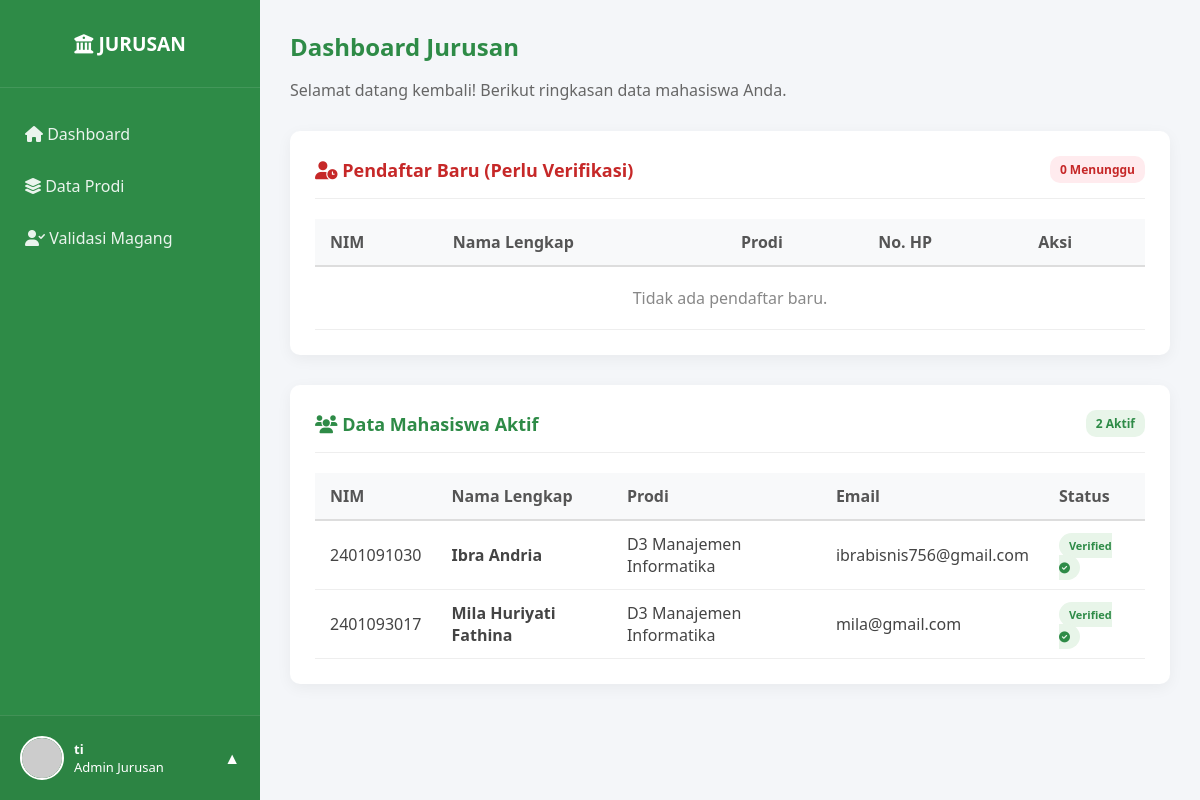
Page /dashboard/dashboard_jurusan.php (signed in) on the committed database.
### tables this page shows
CREATE TABLE `mahasiswa` (
  `id_mahasiswa` int(11) NOT NULL,
  `id_user` int(11) NOT NULL,
  `nim` varchar(100) NOT NULL,
  `nama_lengkap` varchar(150) NOT NULL,
  `tanggal_lahir` date NOT NULL,
  `jenis_kelamin` enum('laki-laki','perempuan') NOT NULL,
  `alamat` text NOT NULL,
  `id_jurusan` int(11) NOT NULL,
  `id_prodi` int(11) NOT NULL,
  `angkatan` year(4) NOT NULL,
  `kelas` varchar(50) NOT NULL,
  `email` varchar(150) NOT NULL,
  `no_hp` varchar(20) NOT NULL,
  `create_at` datetime NOT NULL
);

CREATE TABLE `prodi` (
  `id_prodi` int(11) NOT NULL,
  `id_jurusan` int(11) NOT NULL,
  `nama_prodi` varchar(100) NOT NULL,
  `status` enum('aktif','tidak aktif') NOT NULL
);

CREATE TABLE `users` (
  `id_user` int(11) NOT NULL,
  `username` varchar(100) NOT NULL,
  `email` varchar(150) NOT NULL,
  `password` varchar(255) NOT NULL,
  `created_at` datetime NOT NULL,
  `update_at` datetime NOT NULL,
  `roles` enum('super_admin','admin_jurusan','mahasiswa','perusahaan') NOT NULL,
  `foto` varchar(255) NOT NULL,
  `no_hp` varchar(20) NOT NULL,
  `status` enum('Pending','Verified','Rejected') NOT NULL
);

### dashboard/dashboard_jurusan.php (the view, shortened to what this page needs)
<?php
require_once '../templates/header_jurusan.php';
$id_user_admin = $_SESSION['user_id'];
$query_info_jurusan = mysqli_query($conn, "SELECT id_jurusan FROM jurusan WHERE id_user = '$id_user_admin'");
$data_jurusan = mysqli_fetch_assoc($query_info_jurusan);
?>
<?php
$id_jurusan_session = $data_jurusan['id_jurusan'];
$q_pending = "SELECT m.*, u.status, p.nama_prodi, u.id_user as uid
              FROM mahasiswa m
              JOIN users u ON m.id_user = u.id_user
              JOIN prodi p ON m.id_prodi = p.id_prodi
              WHERE p.id_jurusan = '$id_jurusan_session'
              AND u.status = 'Pending'
              ORDER BY m.create_at ASC";
$res_pending = mysqli_query($conn, $q_pending);
$q_aktif = "SELECT m.*, u.status, p.nama_prodi, u.email
            FROM mahasiswa m
            JOIN users u ON m.id_user = u.id_user
            JOIN prodi p ON m.id_prodi = p.id_prodi
            WHERE p.id_jurusan = '$id_jurusan_session'
            AND u.status = 'Verified'
            ORDER BY m.nama_lengkap ASC";
$res_aktif = mysqli_query($conn, $q_aktif);
$total_pending = mysqli_num_rows($res_pending);
$total_aktif = mysqli_num_rows($res_aktif);
?>
<div class="main-content">
    <div style="margin-bottom: 30px;">
        <h2 style="color: #2E8B47; margin: 0;">Dashboard Jurusan</h2>
        <p style="color: #666;">Selamat datang kembali! Berikut ringkasan data mahasiswa Anda.</p>
    </div>
    <div class="dashboard-card">
        <div class="card-header-title">
            <h3 style="color: #c62828;"><i class="fas fa-user-clock"></i> Pendaftar Baru (Perlu Verifikasi)</h3>
            <span style="background: #ffebee; color: #c62828; padding: 5px 10px; border-radius: 10px; font-weight: bold; font-size: 12px;">
                <?= $total_pending; ?> Menunggu
            </span>
        </div>
        <div class="table-responsive">
            <table class="table-custom">
                <thead>
                    <tr>
                        <th>NIM</th>
                        <th>Nama Lengkap</th>
                        <th>Prodi</th>
                        <th>No. HP</th>
                        <th>Aksi</th>
                    </tr>
                </thead>
                <tbody>
                    <?php if($total_pending > 0): ?>
                        <?php while($row = mysqli_fetch_assoc($res_pending)): ?>
                        <tr style="background: #fffafa;">
                            <td><strong><?= htmlspecialchars($row['nim']); ?></strong></td>
                            <td><?= htmlspecialchars($row['nama_lengkap']); ?></td>
                            <td><?= htmlspecialchars($row['nama_prodi']); ?></td>
                            <td><?= htmlspecialchars($row['no_hp']); ?></td>
                            <td>
                                <a href="../jurusan/proses_verifikasi.php?id=<?= $row['uid']; ?>"
                                   class="btn-action btn-accept"
                                   onclick="return confirm('Verifikasi mahasiswa ini?')">
                                    <i class="fas fa-check"></i> Terima
                                </a>
                                <a href="../jurusan/proses_tolak.php?id=<?= $row['uid']; ?>"
                                   class="btn-action btn-reject"
                                   onclick="return confirm('Tolak pendaftaran ini?')">
                                    <i class="fas fa-times"></i> Tolak
                                </a>
                            </td>
                        </tr>
                        <?php endwhile; ?>
                    <?php else: ?>
                        <tr>
                            <td colspan="5" style="text-align: center; color: #888; padding: 20px;">Tidak ada pendaftar baru.</td>
                        </tr>
                    <?php endif; ?>
                </tbody>
            </table>
        </div>
    </div>
    <div class="dashboard-card">
        <div class="card-header-title">
            <h3 style="color: #2E8B47;"><i class="fas fa-users"></i> Data Mahasiswa Aktif</h3>
            <span style="background: #e8f5e9; color: #2E8B47; padding: 5px 10px; border-radius: 10px; font-weight: bold; font-size: 12px;">
                <?= $total_aktif; ?> Aktif
            </span>
        </div>
        <div class="table-responsive">
            <table class="table-custom">
                <thead>
                    <tr>
                        <th>NIM</th>
                        <th>Nama Lengkap</th>
                        <th>Prodi</th>
                        <th>Email</th>
                        <th>Status</th>
                    </tr>
                </thead>
                <tbody>
                    <?php if($total_aktif > 0): ?>
                        <?php while($row = mysqli_fetch_assoc($res_aktif)): ?>
                        <tr>
                            <td><?= htmlspecialchars($row['nim']); ?></td>
                            <td><strong><?= htmlspecialchars($row['nama_lengkap']); ?></strong></td>
                            <td><?= htmlspecialchars($row['nama_prodi']); ?></td>
                            <td><?= htmlspecialchars($row['email']); ?></td>
                            <td><span class="badge-status">Verified <i class="fas fa-check-circle"></i></span></td>
                        </tr>
                        <?php endwhile; ?>
                    <?php else: ?>
                        <tr>
                            <td colspan="5" style="text-align: center; color: #888; padding: 20px;">Belum ada mahasiswa aktif.</td>
                        </tr>
                    <?php endif; ?>
                </tbody>
            </table>
        </div>
    </div>
</div>
</body>
</html>

### css/jurusan.css (style rules this page uses)
:root { --primary-color: #2E8B47; --sidebar-width: 260px; }
body { margin: 0; padding: 0; font-family: 'Segoe UI', sans-serif; background-color: #F4F6F9; }
.main-content { margin-left: var(--sidebar-width); flex: 1; padding: 30px; width: calc(100% - var(--sidebar-width)); transition: 0.3s; }

### dashboard/dashboard_jurusan.php (style rules this page uses)
.dashboard-card { background: white; border-radius: 10px; padding: 25px; margin-bottom: 30px; box-shadow: 0 4px 15px rgba(0,0,0,0.05); }
.card-header-title { display: flex; justify-content: space-between; align-items: center; margin-bottom: 20px; border-bottom: 1px solid #eee; padding-bottom: 15px; }
.card-header-title h3 { margin: 0; color: #333; font-size: 18px; }
.table-responsive { overflow-x: auto; }
.table-custom { width: 100%; border-collapse: collapse; min-width: 600px; }
.table-custom th { background: #f8f9fa; color: #555; font-weight: 600; padding: 12px 15px; text-align: left; border-bottom: 2px solid #ddd; }
.table-custom td { padding: 12px 15px; border-bottom: 1px solid #eee; color: #444; vertical-align: middle; }
.badge-status { padding: 5px 10px; border-radius: 20px; font-size: 11px; font-weight: bold; background: #e8f5e9; color: #2E8B47; }

### rows in the picture
mahasiswa: nim "2401091030", nama_lengkap "Ibra Andria", id_prodi.nama_prodi "D3 Manajemen Informatika", id_user.email "ibrabisnis756@gmail.com"
mahasiswa: nim "2401093017", nama_lengkap "Mila Huriyati Fathina", id_prodi.nama_prodi "D3 Manajemen Informatika", id_user.email "mila@gmail.com"

### other values in the picture
$_SESSION['username'] "ti"
$total_pending "0"
$total_aktif "2"
